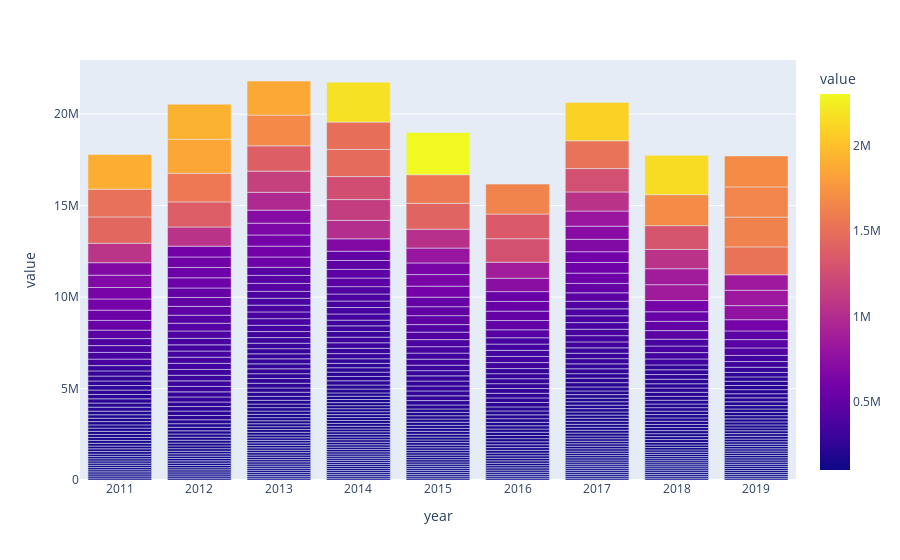

Notebook cell for this chart:
### Code cell
fig = px.bar(map_test3, x="year", y="value",barmode='group',hover_data=['par_countries','item', 'value', 'element'], color="value", labels=())

fig["layout"].pop("updatemenus")
fig.show()

### Figure 1 — Plotly figure (JSON) as saved in the notebook; plotly's stock layout.template omitted (floating-point values rounded to 4 significant figures; data arrays with more than 128 entries replaced by an {"elided": "..."} marker saying what was removed)
{"data": [{"alignmentgroup": "True", "customdata": {"elided": "504x3 str values"}, "hovertemplate": "year=%{x}<br>value=%{marker.color}<br>par_countries=%{customdata[0]}<br>item=%{customdata[1]}<br>element=%{customdata[2]}<extra></extra>", "legendgroup": "", "marker": {"color": {"elided": "504 int values"}, "coloraxis": "coloraxis", "pattern": {"shape": ""}}, "name": "", "offsetgroup": "", "orientation": "v", "showlegend": false, "textposition": "auto", "type": "bar", "x": {"elided": "504 int values"}, "xaxis": "x", "y": {"elided": "504 int values"}, "yaxis": "y"}], "layout": {"barmode": "group", "coloraxis": {"colorbar": {"title": {"text": "value"}}, "colorscale": [[0, "#0d0887"], [0.1111, "#46039f"], [0.2222, "#7201a8"], [0.3333, "#9c179e"], [0.4444, "#bd3786"], [0.5556, "#d8576b"], [0.6667, "#ed7953"], [0.7778, "#fb9f3a"], [0.8889, "#fdca26"], [1, "#f0f921"]]}, "legend": {"tracegroupgap": 0}, "margin": {"t": 60}, "xaxis": {"anchor": "y", "domain": [0, 1], "title": {"text": "year"}}, "yaxis": {"anchor": "x", "domain": [0, 1], "title": {"text": "value"}}}}
